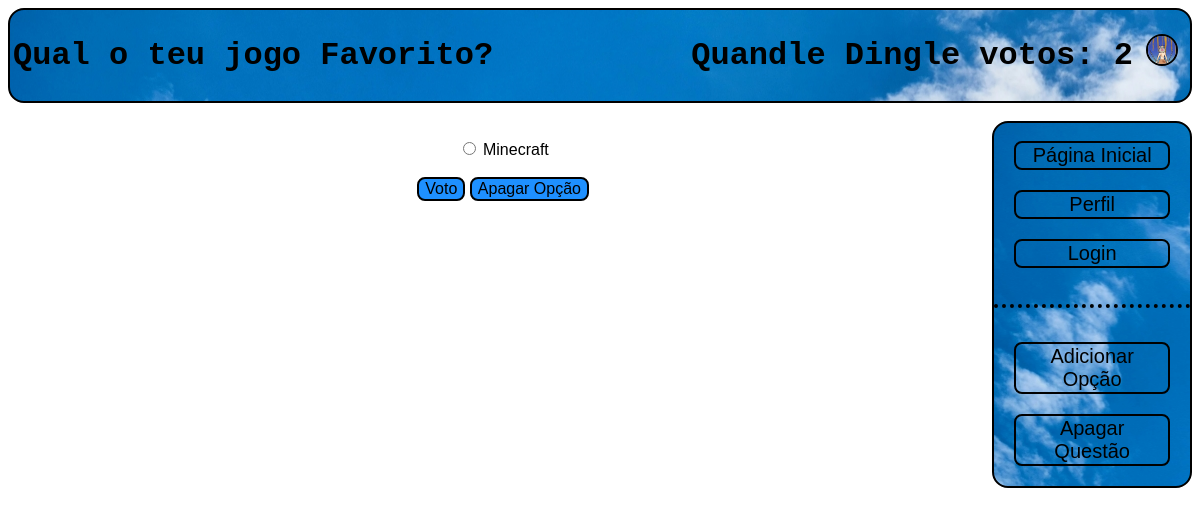
/votacao/18 (signed in), run on the app's committed database.
### votacao/models.py (models this page shows, shortened)
class Questao(models.Model):
    objects = None
    questao_texto = models.CharField(max_length=200)
    pub_data = models.DateTimeField('data de publicacao')

class Aluno(models.Model):
    user = models.OneToOneField(User, on_delete=models.CASCADE)
    curso = models.CharField(max_length=100)
    votosmax = models.IntegerField()
    votos = models.IntegerField(default=0)
    profile_picture = models.CharField(max_length=100)

class Opcao(models.Model):
    questao = models.ForeignKey(Questao, on_delete=models.CASCADE)
    opcao_texto = models.CharField(max_length=200)
    votos = models.IntegerField(default=0)

### votacao/views.py (the view)
# urls.py: path('<int:questao_id>', views.detalhe, name='detalhe'),
@login_required(login_url='/votacao/loginPage')
def detalhe(request, questao_id):
    questao = get_object_or_404(Questao, pk=questao_id)
    if request.user.is_authenticated:
        return render(request, 'votacao/detalhe.html', {'questao': questao})
    else:
        return render(request, 'votacao/resultados.html', {'questao': questao})

### votacao/templates/votacao/detalhe.html (shortened to what this page needs)
<!DOCTYPE html>
<html>
    {% extends "votacao/index.html" %}
    {% block header_title %}{{ questao.questao_texto }}{% endblock %}
    {% block nav %}
        <br>
        <p class="dotdiv"> </p>
        <br>
        <a href="{% url 'votacao:criaropcao' questao.id %}"><button class="button1">Adicionar Opção</button></a>
        <br>
        <a href="{% url 'votacao:deletequestao' questao.id %}"><button class="button1">Apagar Questão</button></a>
    {% endblock %}
    {% block body %} <article> <body>
        <br>
        <form method="post"  action="{% url 'votacao:trataropcao' questao.id %}">
            {% for opcao in questao.opcao_set.all %}
            <input type="radio" name="opcao" id="opcao{{ forloop.counter }}" value="{{ opcao.id }}" />
            <label for="opcao{{ forloop.counter }}"> {{ opcao.opcao_texto }} </label>
            <br>
            {% endfor %}
            <br>
            <input class="button2" type="submit" name="value" value="Voto" />
            {% if request.user.is_superuser %}
                <input class="button2" type="submit" name="value" value="Apagar Opção" />
            {% endif %}
            <br>
        </form>
    </body> </article> {% endblock %}

### votacao/templates/votacao/index.html (shortened to what this page needs)
<!DOCTYPE html>
<html>
{% load static %}
<head>
    <link rel="stylesheet" type="text/css" href="{% static 'style.css' %}" />
</head>
<header>
    <h1> <table style="width: 100%">
        <th style="text-align: left; width: 40%">{% block header_title %} Últimas Questões{% endblock %}</th>
        <th style="text-align: right; width: 46%"> {% block header_name %}
            {% if request.user.is_authenticated %}
            {{ request.user}} votos: {{ request.user.aluno.votos }}
            {% else %}
            User
            {% endif %}
        {% endblock %} </th>
         <th style="text-align: center; width: 4%"> {% block profile_pic %}
            {% if request.user.is_authenticated %}
                {% if request.user.aluno.profile_picture %}
                <img style="border: 2px solid black; border-radius: 26px" width="28" height="28" src='{% static request.user.aluno.profile_picture %}'>
                {% else %}
                <img style="border: 2px solid black; border-radius: 26px" width="28" height="28" src='{% static "defaultpp.jpg" %}'>
                {% endif %}
            {% else %}
            <img style="border: 2px solid black; border-radius: 26px" width="28" height="28" src='{% static "defaultpp.jpg" %}'>
            {% endif %}
         {% endblock %} </th>
    </table> </h1>
</header>
<br>
<section>
    {% block body %}{% endblock %}
    <nav>
        <br>
        <a href="{% url 'votacao:index' %}"><button class="button1">Página Inicial</button></a>
        <br>
        <a href="{% url 'votacao:userPage' %}"><button class="button1">Perfil</button></a>
        <br>
        <a href="{% url 'votacao:loginPage' %}"><button class="button1">Login</button></a>
        {% block nav %} {% endblock %}
        <br>
    </nav>
</section>
</html>

### votacao/static/style.css (style rules this page uses)
header { background-image: url("sky.jpg"); border: 2px solid; border-radius: 16px; }
nav { -webkit-flex: 1; -ms-flex: 1; flex: 1; text-align: center; background-image: url("sky.jpg"); border: 2px solid; border-radius: 16px; }
section { display: -webkit-flex; display: flex; }
h1 { font-family: 'Courier New', sans-serif; }
article { -webkit-flex: 5; -ms-flex: 5; flex: 5; margin-left: 6px; }
body { font-size: 16px; font-family: 'HelveticaNeueLT Std', sans-serif; }
a:link, a:visited { width: 100%; color: dodgerblue; text-decoration: none; display: inline-block; }
.button1 { background-color: rgba(0,0,0,0); border-radius: 8px; border: 2px solid black; font-size: 20px; color: black; width: 80%; text-align: center; text-decoration: none; display: inline-block; transition-duration: 0.4s; cursor: inherit; margin-bottom: 20px; }
.button2 { background-color: dodgerblue; border-radius: 8px; border: 2px solid black; font-size: 16px; color: black; text-align: center; text-decoration: none; display: inline-block; transition-duration: 0.4s; cursor: inherit; }
.dotdiv { text-align: center; border-bottom: 4px black dotted; }
form { text-align: center; }
table { width: 100%; }

### data on the page
Questao: questao_texto "Qual o teu jogo Favorito?"
Opcao: opcao_texto "Minecraft"

### other printed values
{{ request.user }} "Quandle Dingle"
{{ request.user.aluno.votos }} "2"
